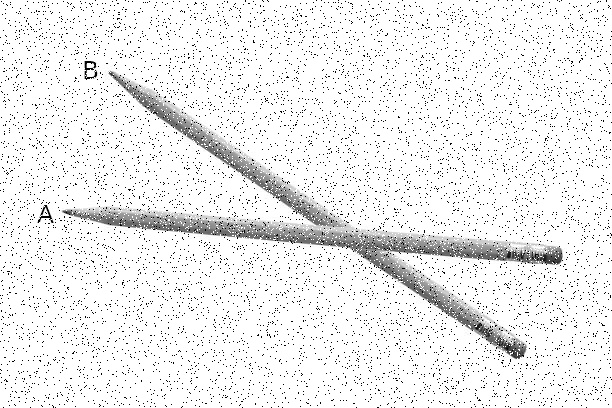
#> input picture 2_pencils.jpg, 612 x 408 px
$ python -i length_angles.py   (imports and definitions only)
#> lines starting #> are read from the running program, lines starting #| are printed output that depends on the picture; after the words box and inside, x2 and y2 are one past the last pixel; in counts of white or black regions, pixels touching at a corner belong together
import cv2
import matplotlib.pyplot as plt
import numpy as np

def calculate_lengths_and_angles(image_path):

  # Load the image
#> called with image_path = '2_pencils.jpg'
  image = cv2.imread(image_path)
#> image is the input picture: shape (408, 612, 3); min 0, max 255, mean 238

  denoised_image = cv2.medianBlur(image, 3)
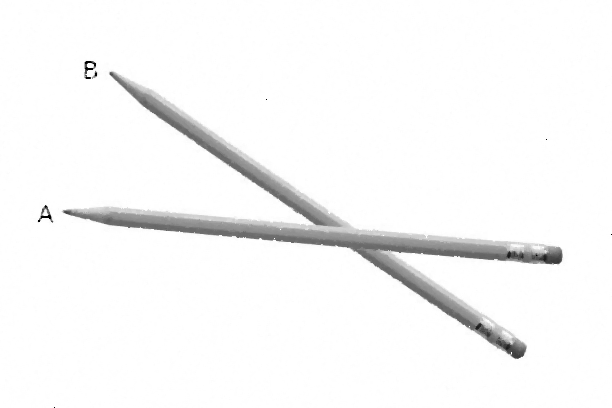
#> denoised_image: shape (408, 612, 3); min 0, max 255, mean 247.1

  # Edge detection
  edges = cv2.Canny(denoised_image, 50, 150, apertureSize=3)
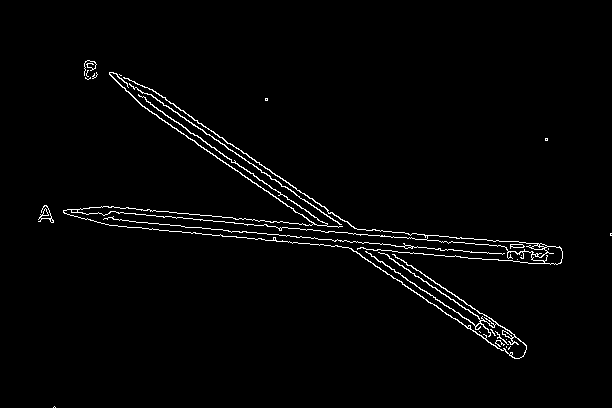
#> edges: shape (408, 612); 1.9% white in thin lines or dots, all inside (x1, y1, x2, y2) = (38, 60, 612, 408)

  # Hough Line Transform to detect lines
  lines = cv2.HoughLinesP(edges, 1, np.pi/180, threshold=100, minLineLength=100, maxLineGap=10)
#> lines = 14 rows, first 6: [146, 93, 341, 224], [170, 103, 364, 234], [109, 212, 519, 247], [356, 228, 546, 245], [360, 248, 550, 264], [352, 242, 509, 348]

  # Draw lines and calculate lengths
  lengths = []
  angles = []
  for line in lines:
      x1, y1, x2, y2 = line[0]
      cv2.line(denoised_image, (x1, y1), (x2, y2), (0, 255, 0), 2)
      length = np.sqrt((x2 - x1)**2 + (y2 - y1)**2)
      lengths.append(length)
      angle = np.degrees(np.arctan2(y2 - y1, x2 - x1))
      angles.append(angle)
#> this loop made 14 passes
#> (x1, y1, x2, y2, length, angle) on passes 1 to 12: (146, 93, 341, 224, 234.9, 33.89), (170, 103, 364, 234, 234.1, 34.03), (109, 212, 519, 247, 411.5, 4.88), (356, 228, 546, 245, 190.8, 5.11), (360, 248, 550, 264, 190.7, 4.81), (352, 242, 509, 348, 189.4, 34.03), (119, 220, 395, 245, 277.1, 5.18), (188, 138, 514, 358, 393.3, 34.01), (127, 86, 335, 232, 254.1, 35.07), (146, 87, 357, 229, 254.3, 33.94), (395, 246, 546, 257, 151.4, 4.17), (358, 229, 495, 241, 137.5, 5.01)
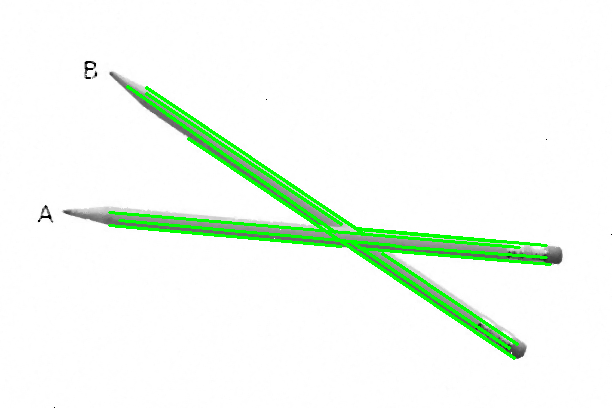
#> denoised_image: shape (408, 612, 3); 3.76% of pixels changed, all inside (x1, y1, x2, y2) = (108, 85, 552, 360)
#> after the loop, angles = [33.89, 34.03, 4.88, 5.11, 4.81, 34.03, 5.18, 34.01, 35.07, 33.94, 4.17, 5.01, 33.98, 5.17]; lengths = [234.9, 234.1, 411.5, 190.8, 190.7, 189.4, 277.1, 393.3, 254.1, 254.3, 151.4, 137.5, 162.8, 232.9]

  # Assuming lengths[0] is pencil A and lengths[1] is pencil B
  length_a_mm = lengths[0] * 0.1
#> length_a_mm = 23.49
  length_b_mm = lengths[1] * 0.1
#> length_b_mm = 23.41

  # Calculate angle between the two pencils
  angle_between_pencils = np.abs(angles[0] - angles[1])
#> angle_between_pencils = 0.136

  return length_a_mm, length_b_mm, angle_between_pencils

>>> result = calculate_lengths_and_angles('2_pencils.jpg')
#> result = (23.49, 23.41, 0.136)
